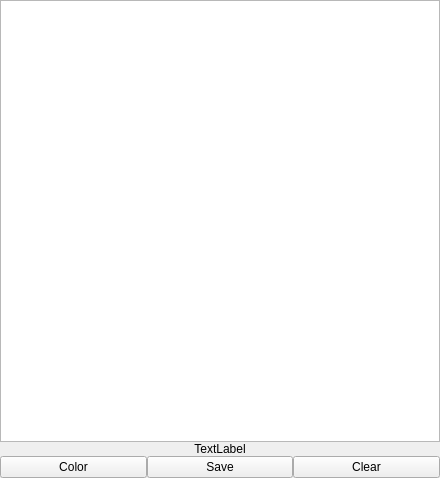
<?xml version="1.0" encoding="UTF-8"?>
<ui version="4.0">
 <class>WhiteBoard</class>
 <widget class="QWidget" name="WhiteBoard">
  <property name="geometry">
   <rect>
    <x>0</x>
    <y>0</y>
    <width>440</width>
    <height>478</height>
   </rect>
  </property>
  <property name="windowTitle">
   <string>Form</string>
  </property>
  <layout class="QVBoxLayout" name="verticalLayout">
   <property name="spacing">
    <number>0</number>
   </property>
   <property name="leftMargin">
    <number>0</number>
   </property>
   <property name="topMargin">
    <number>0</number>
   </property>
   <property name="rightMargin">
    <number>0</number>
   </property>
   <property name="bottomMargin">
    <number>0</number>
   </property>
   <item>
    <widget class="GView" name="view"/>
   </item>
   <item>
    <widget class="QLabel" name="label">
     <property name="text">
      <string>TextLabel</string>
     </property>
     <property name="alignment">
      <set>Qt::AlignmentFlag::AlignCenter</set>
     </property>
    </widget>
   </item>
   <item>
    <layout class="QHBoxLayout" name="horizontalLayout">
     <item>
      <widget class="QPushButton" name="colorButton">
       <property name="text">
        <string>Color</string>
       </property>
      </widget>
     </item>
     <item>
      <widget class="QPushButton" name="saveButton">
       <property name="text">
        <string>Save</string>
       </property>
      </widget>
     </item>
     <item>
      <widget class="QPushButton" name="clearButton">
       <property name="text">
        <string>Clear</string>
       </property>
      </widget>
     </item>
    </layout>
   </item>
  </layout>
 </widget>
 <customwidgets>
  <customwidget>
   <class>GView</class>
   <extends>QGraphicsView</extends>
   <header location="global">stdtest.whiteboard</header>
  </customwidget>
 </customwidgets>
 <resources/>
 <connections/>
</ui>
